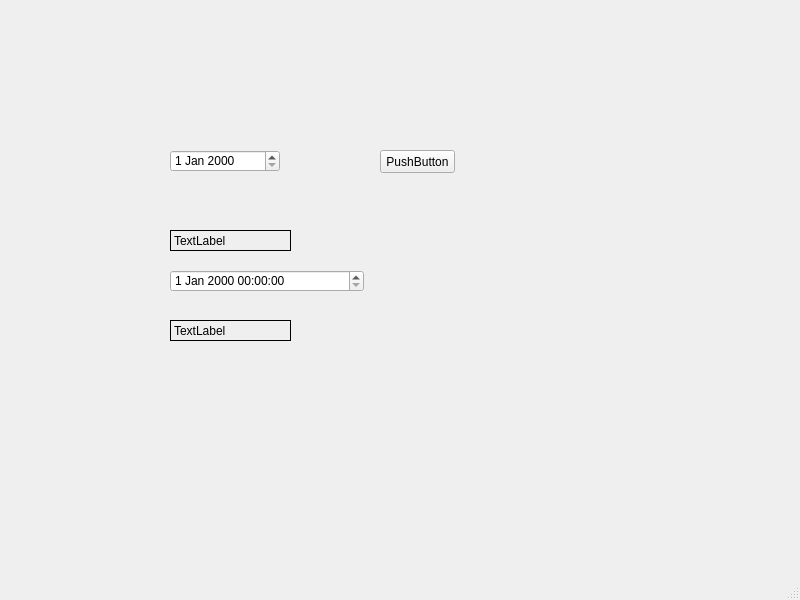
<?xml version="1.0" encoding="UTF-8"?>
<ui version="4.0">
 <class>MainWindow</class>
 <widget class="QMainWindow" name="MainWindow">
  <property name="geometry">
   <rect>
    <x>0</x>
    <y>0</y>
    <width>800</width>
    <height>600</height>
   </rect>
  </property>
  <property name="windowTitle">
   <string>MainWindow</string>
  </property>
  <widget class="QWidget" name="centralwidget">
   <widget class="QDateEdit" name="dateEdit">
    <property name="geometry">
     <rect>
      <x>170</x>
      <y>150</y>
      <width>110</width>
      <height>22</height>
     </rect>
    </property>
   </widget>
   <widget class="QPushButton" name="pushButton">
    <property name="geometry">
     <rect>
      <x>380</x>
      <y>150</y>
      <width>75</width>
      <height>23</height>
     </rect>
    </property>
    <property name="text">
     <string>PushButton</string>
    </property>
   </widget>
   <widget class="QLabel" name="label">
    <property name="geometry">
     <rect>
      <x>170</x>
      <y>230</y>
      <width>121</width>
      <height>21</height>
     </rect>
    </property>
    <property name="frameShape">
     <enum>QFrame::Box</enum>
    </property>
    <property name="text">
     <string>TextLabel</string>
    </property>
   </widget>
   <widget class="QDateTimeEdit" name="dateTimeEdit">
    <property name="geometry">
     <rect>
      <x>170</x>
      <y>270</y>
      <width>194</width>
      <height>22</height>
     </rect>
    </property>
   </widget>
   <widget class="QLabel" name="label_2">
    <property name="geometry">
     <rect>
      <x>170</x>
      <y>320</y>
      <width>121</width>
      <height>21</height>
     </rect>
    </property>
    <property name="frameShape">
     <enum>QFrame::Box</enum>
    </property>
    <property name="text">
     <string>TextLabel</string>
    </property>
   </widget>
  </widget>
  <widget class="QMenuBar" name="menubar">
   <property name="geometry">
    <rect>
     <x>0</x>
     <y>0</y>
     <width>800</width>
     <height>21</height>
    </rect>
   </property>
  </widget>
  <widget class="QStatusBar" name="statusbar"/>
 </widget>
 <resources/>
 <connections/>
</ui>
